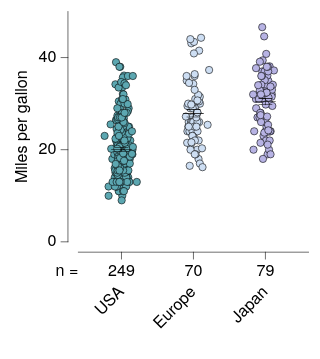

Specify this chart in Vega-Lite:
### Vega-Lite specification from a JSON file in a GitHub repository (floating-point values rounded to 4 significant figures; data arrays with more than 128 entries replaced by an {"elided": "..."} marker saying what was removed)
{"background": null, "config": {"arc": {"fill": "#DBDBDB", "fillOpacity": 1.0, "innerRadius": 25.0, "padAngle": 0.03, "stroke": "black", "strokeOpacity": 1, "strokeWidth": 0.25}, "area": {"fill": "#DBDBDB", "fillOpacity": 1.0, "stroke": "black", "strokeOpacity": 1, "strokeWidth": 0.25}, "axis": {"domain": true, "domainCap": "round", "domainColor": "black", "domainWidth": 0.25, "grid": false, "gridCap": "round", "gridColor": "#F1F1F1", "gridDash": [0, 0], "gridOpacity": 1.0, "gridWidth": 0.25, "labelColor": "black", "labelFont": "Helvetica Neue, HelveticaNeue, Helvetica, Arial, sans-serif", "labelFontSize": 7, "labelFontStyle": "normal", "labelFontWeight": 400, "offset": 4.5, "ticks": true, "tickCap": "round", "tickColor": "black", "tickRound": false, "tickSize": 3, "tickWidth": 0.25, "titleColor": "black", "titleFont": "Helvetica Neue, HelveticaNeue, Helvetica, Arial, sans-serif", "titleFontSize": 7, "titleFontStyle": "normal", "titleFontWeight": 400}, "axisX": {"domain": true, "labelAlign": "center", "labelAngle": 0, "labels": true, "ticks": true, "translate": 0}, "axisY": {"domain": true, "labelAlign": "right", "labelAngle": 0, "labels": true, "ticks": true, "translate": 0}, "axisRight": {"domain": true, "labelAlign": "left", "labelAngle": 0, "labels": true, "ticks": true, "translate": 0}, "axisTop": {"domain": true, "labelAlign": "center", "labelAngle": 0, "labels": true, "ticks": true, "translate": 0}, "axisBand": {"tickOffset": 0}, "bar": {"fill": "#DBDBDB", "fillOpacity": 1.0, "stroke": "black", "strokeOpacity": 1, "strokeWidth": 0.25}, "boxplot": {"size": 9.0, "ticks": {"cornerRadius": 0.25, "fill": "black", "opacity": 1, "size": 4.5, "thickness": 0.25}, "box": {"fillOpacity": 1.0, "stroke": "black", "strokeOpacity": 1, "strokeWidth": 0.25}, "median": {"cornerRadius": 0, "fill": "black", "fillOpacity": 1.0, "opacity": 1, "size": 9.0, "thickness": 0.25}, "rule": {"fill": "black", "fillOpacity": 1.0, "size": 10.0, "stroke": "black", "strokeDash": [0, 0], "strokeOpacity": 1, "strokeWidth": 0.25}, "outliers": {"color": "black", "fill": "black", "fillOpacity": 1.0, "size": 0, "stroke": "black", "strokeOpacity": 1, "strokeWidth": 0.25}}, "circle": {"fill": "black", "fillOpacity": 1.0, "size": 1.25, "stroke": null, "strokeOpacity": 1, "strokeWidth": 0.25}, "errorband": {"band": {"fillOpacity": 0.6, "stroke": null, "strokeWidth": 0.25, "strokeOpacity": 1}, "borders": {"opacity": 0, "strokeOpacity": 0.25, "strokeWidth": 1}}, "errorbar": {"opacity": 1, "rule": {"strokeDash": [0, 0], "strokeWidth": 0.25}, "ticks": {"color": "black", "cornerRadius": 0.125, "opacity": 1, "size": 6.0, "thickness": 0.25}, "thickness": 0.25}, "font": "Helvetica Neue, HelveticaNeue, Helvetica, Arial, sans-serif", "geoshape": {"fill": "#DBDBDB", "fillOpacity": 1.0, "stroke": "black", "strokeOpacity": 1, "strokeWidth": 0.25}, "header": {"labelColor": "black", "labelFont": "Helvetica Neue, HelveticaNeue, Helvetica, Arial, sans-serif", "labelFontSize": 7, "labelFontStyle": "normal", "labelFontWeight": 400, "titleColor": "black", "titleFont": "Helvetica Neue, HelveticaNeue, Helvetica, Arial, sans-serif", "titleFontSize": 7, "titleFontStyle": "normal", "titleFontWeight": 400, "titlePadding": 0}, "legend": {"disable": false, "offset": 4.5, "titlePadding": 4, "labelOffset": 2, "gradientLabelOffset": 2, "gradientLength": 50.0, "gradientThickness": 5.0, "gradientOpacity": 1.0, "gradientStrokeColor": "black", "gradientStrokeWidth": 0.25, "labelColor": "black", "labelFont": "Helvetica Neue, HelveticaNeue, Helvetica, Arial, sans-serif", "labelFontSize": 7, "labelFontStyle": "normal", "labelFontWeight": 400, "strokeColor": "black", "strokeWidth": 0, "symbolSize": 42, "symbolStrokeColor": "black", "symbolStrokeWidth": 0.25, "titleColor": "black", "titleFont": "Helvetica Neue, HelveticaNeue, Helvetica, Arial, sans-serif", "titleFontSize": 7, "titleFontStyle": "normal", "titleFontWeight": 400}, "line": {"color": "black", "stroke": "black", "strokeCap": "round", "strokeDash": [0, 0], "strokeOpacity": 1, "strokeWidth": 0.375}, "point": {"filled": true, "fill": "#DBDBDB", "fillOpacity": 1.0, "size": 5.0, "stroke": "black", "strokeOpacity": 1, "strokeWidth": 0.25}, "range": {"category": ["#5CA7B1", "#CDDEF3", "#B7B3E4", "#B3DAB5", "#F5E1B3", "#3D727B", "#8AA8D2", "#867DAC", "#80A988", "#CBB17A", "#204148", "#59719A", "#584C77", "#507B5F", "#9D824D"], "diverging": {"scheme": ["#C35082", "#CE6D94", "#D989A7", "#E2A4BA", "#EABFCE", "#F1DBE2", "#F6F6F6", "#D7E0EB", "#B9CBE0", "#9BB6D5", "#7DA1C9", "#5F8CBD", "#4177B1"]}, "heatmap": {"scheme": ["#32022B", "#43044D", "#4C196E", "#4D338C", "#484DA6", "#3A68BB", "#1D83CA", "#1D9CCB", "#23B5C9", "#28CDC5", "#4DE0B4", "#91EE9F"]}, "ordinal": {"scheme": ["#F1F1F1", "#DBDBDB", "#C6C6C6", "#B2B2B2", "#9D9D9D", "#898989", "#767676", "#636363", "#515151", "#404040", "#2F2F2F", "#1F1F1F"]}, "ramp": {"scheme": ["#32022B", "#43044D", "#4C196E", "#4D338C", "#484DA6", "#3A68BB", "#1D83CA", "#1D9CCB", "#23B5C9", "#28CDC5", "#4DE0B4", "#91EE9F"]}}, "rule": {"color": "black", "stroke": "black", "strokeCap": "round", "strokeDash": [2, 2], "strokeOpacity": 1, "strokeWidth": 0.25}, "scale": {"bandPaddingInner": 0.1, "bandPaddingOuter": 0.1, "round": false}, "rect": {"fill": "#DBDBDB", "fillOpacity": 1.0, "stroke": "black", "strokeOpacity": 1, "strokeWidth": 0.25}, "square": {"fill": "#DBDBDB", "fillOpacity": 1.0, "size": 10.0, "stroke": "black", "strokeOpacity": 1, "strokeWidth": 0.25}, "text": {"color": "black", "font": "Helvetica Neue, HelveticaNeue, Helvetica, Arial, sans-serif", "fontSize": 7, "fontStyle": "normal", "fontWeight": 400}, "tick": {"color": "black", "cornerRadius": 0.125, "opacity": 1.0, "size": 9.0, "thickness": 0.25}, "title": {"anchor": "middle", "frame": "group", "color": "black", "font": "Helvetica Neue, HelveticaNeue, Helvetica, Arial, sans-serif", "fontSize": 7, "fontStyle": "normal", "fontWeight": 400, "subtitleColor": "black", "subtitleFont": "Helvetica Neue, HelveticaNeue, Helvetica, Arial, sans-serif", "subtitleFontSize": "Helvetica Neue, HelveticaNeue, Helvetica, Arial, sans-serif", "subtitleFontStyle": "normal", "subtitleFontWeight": 400}, "trail": {"color": "black", "opacity": 1, "size": 0.375}, "view": {"continuousWidth": 100, "continuousHeight": 100, "discreteWidth": 100, "discreteHeight": 100, "fill": null, "stroke": null, "strokeWidth": 0.25}}, "vconcat": [{"layer": [{"data": {"name": "data-5a85ede2053d4aec77293cfb476ae07b"}, "mark": {"type": "circle", "opacity": 1.0, "size": 10.0, "stroke": "black", "strokeOpacity": 1, "strokeWidth": 0.25}, "encoding": {"color": {"field": "Origin", "legend": null, "scale": {"domain": ["USA", "Europe", "Japan"]}, "sort": ["USA", "Europe", "Japan"], "title": null, "type": "nominal"}, "x": {"axis": {"labels": false, "title": null}, "field": "Origin", "scale": {"domain": ["USA", "Europe", "Japan"]}, "sort": ["USA", "Europe", "Japan"], "title": "Origin", "type": "nominal"}, "xOffset": {"field": "jitter_x", "scale": {"domain": [-7.33, 7.33], "range": [5.17, 19.83]}, "type": "quantitative"}, "y": {"field": "Miles_per_Gallon", "title": "Miles per gallon", "type": "quantitative"}}}, {"data": {"name": "data-64e7897fd8423deef5c97d660b6d3367"}, "mark": {"type": "errorbar"}, "encoding": {"x": {"axis": {"labels": false, "title": null}, "field": "Origin", "scale": {"domain": ["USA", "Europe", "Japan"]}, "sort": ["USA", "Europe", "Japan"], "title": "Origin", "type": "nominal"}, "y": {"field": "__mean", "title": "Miles per gallon", "type": "quantitative"}, "yError": {"field": "__error"}}}, {"data": {"name": "data-64e7897fd8423deef5c97d660b6d3367"}, "mark": {"type": "tick"}, "encoding": {"x": {"axis": {"labels": false, "title": null}, "field": "Origin", "scale": {"domain": ["USA", "Europe", "Japan"]}, "sort": ["USA", "Europe", "Japan"], "title": "Origin", "type": "nominal"}, "y": {"field": "__mean", "title": "Miles per gallon", "type": "quantitative"}}}]}, {"layer": [{"data": {"name": "data-f7b265060270c2eb724ce184e30b4700"}, "mark": {"type": "text", "align": "right", "baseline": "middle", "fontSize": 7}, "encoding": {"text": {"field": "__label", "type": "nominal"}, "x": {"value": 0}, "y": {"axis": {"domain": false, "grid": false, "labels": false, "ticks": false, "title": null}, "bandPosition": 0.5, "field": "__label", "scale": {"domain": ["n ="], "range": [0, 10]}, "sort": ["n ="], "type": "nominal"}}}, {"data": {"name": "data-1d730befcb87c9256aea8f96ff8be5d0"}, "mark": {"type": "text", "align": "center", "baseline": "middle", "fontSize": 7}, "encoding": {"text": {"field": "__value", "type": "nominal"}, "x": {"axis": {"domain": false, "grid": false, "labels": false, "ticks": false, "title": null}, "field": "__category", "scale": {"domain": ["USA", "Europe", "Japan"]}, "sort": ["USA", "Europe", "Japan"], "type": "nominal"}, "y": {"axis": {"domain": false, "grid": false, "labels": false, "ticks": false, "title": null}, "bandPosition": 0.5, "field": "__label", "scale": {"domain": ["n ="], "range": [0, 10]}, "sort": ["n ="], "type": "nominal"}}}, {"data": {"name": "data-bc9f3d6464c20a9e6af43ca6b3673666"}, "mark": {"type": "text", "align": "right", "angle": 315, "baseline": "middle", "fontSize": 7}, "encoding": {"text": {"field": "__display", "type": "nominal"}, "x": {"axis": {"domain": false, "grid": false, "labels": false, "ticks": false, "title": null}, "field": "__category", "scale": {"domain": ["USA", "Europe", "Japan"]}, "sort": ["USA", "Europe", "Japan"], "type": "nominal"}, "y": {"value": 12.71}}}], "height": 33, "view": {"fill": null, "stroke": null}, "width": 100}], "resolve": {"scale": {"x": "shared"}}, "spacing": 0, "$schema": "https://vega.github.io/schema/vega-lite/v6.4.1.json", "datasets": {"data-5a85ede2053d4aec77293cfb476ae07b": {"elided": "398 records"}, "data-64e7897fd8423deef5c97d660b6d3367": [{"Origin": "USA", "__mean": 20.08, "__error": 0.4058, "__dysonsphere__": 1}, {"Origin": "Japan", "__mean": 30.45, "__error": 0.6852, "__dysonsphere__": 1}, {"Origin": "Europe", "__mean": 27.89, "__error": 0.8037, "__dysonsphere__": 1}], "data-f7b265060270c2eb724ce184e30b4700": [{"__label": "n =", "__dysonsphere__": 1}], "data-1d730befcb87c9256aea8f96ff8be5d0": [{"__label": "n =", "__category": "USA", "__value": "249", "__dysonsphere__": 1}, {"__label": "n =", "__category": "Europe", "__value": "70", "__dysonsphere__": 1}, {"__label": "n =", "__category": "Japan", "__value": "79", "__dysonsphere__": 1}], "data-bc9f3d6464c20a9e6af43ca6b3673666": [{"__category": "USA", "__display": "USA", "__dysonsphere__": 1}, {"__category": "Europe", "__display": "Europe", "__dysonsphere__": 1}, {"__category": "Japan", "__display": "Japan", "__dysonsphere__": 1}]}}
